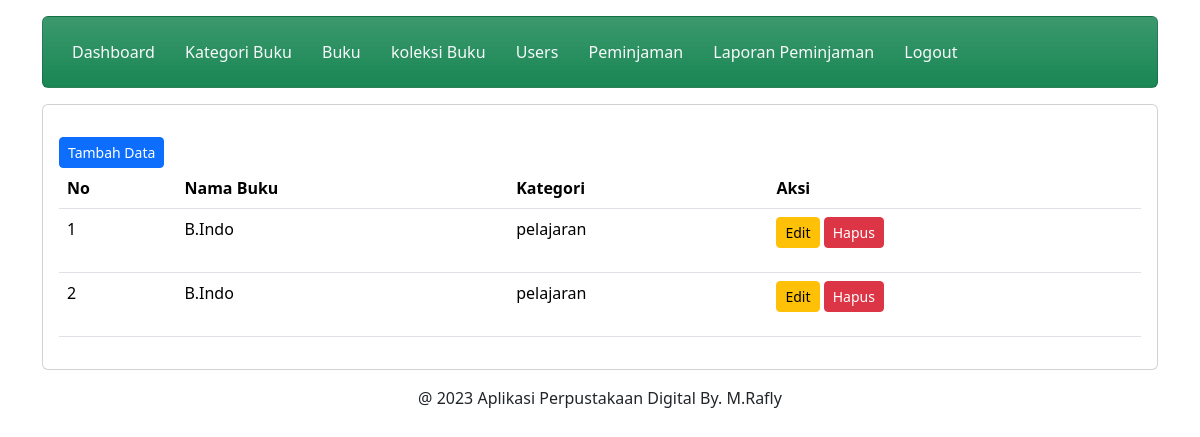
Page /admin/koleksi.php (signed in) on the committed database.
### tables this page shows
CREATE TABLE `kategoribuku_relasi` (
  `KategoriBukuID` int(11) NOT NULL,
  `BukuID` int(11) NOT NULL,
  `KategoriID` int(11) NOT NULL
);

CREATE TABLE `buku` (
  `BukuID` int(11) NOT NULL,
  `Judul` varchar(255) NOT NULL,
  `Penulis` varchar(255) NOT NULL,
  `Penerbit` varchar(255) NOT NULL,
  `TahunTerbit` int(11) NOT NULL
);

CREATE TABLE `kategoribuku` (
  `KategoriID` int(11) NOT NULL,
  `NamaKategori` varchar(255) NOT NULL
);

### admin/koleksi.php (the view, shortened to what this page needs)
<?php
include 'header.php';
include 'navbar.php';
?>
         <div class="content mt-3">
                <div class="card">
                    <div class="card-body">
                            <a href="tambah_koleksi.php" class="btn btn-primary btn-sm mt-3">Tambah Data</a>
                        <table class="table">
                            <thead>
                                <tr>
                                    <th>No</th>
                                    <th>Nama Buku</th>
                                    <th>Kategori</th>
                                    <th>Aksi</th>
                                </tr>
                            </thead>
                            <tbody>
                            <?php
		include '../koneksi.php';
		$no = 1;
		$data = mysqli_query($koneksi,"SELECT *,buku.Judul,kategoribuku.NamaKategori FROM kategoribuku_relasi
                                        INNER JOIN buku ON buku.BukuID=kategoribuku_relasi.BukuID
                                        INNER JOIN kategoribuku ON kategoribuku.KategoriID=kategoribuku_relasi.KategoriID
                                        ORDER BY KategoriBukuID");
		while($d = mysqli_fetch_array($data)){
			?>
                                <tr>
                                    <td><?php echo $no++; ?></td>
                                    <td><?php echo $d['Judul']; ?></td>
                                    <td><?php echo $d['NamaKategori']; ?></td>
                                    <td>
                                        <a href="edit_koleksi.php?KategoriBukuID=<?php echo $d['KategoriBukuID']; ?>" class="btn btn-warning btn-sm mb-3">Edit</a>
                                        <a href="proses_hapus_koleksi.php?KategoriBukuID=<?php echo $d['KategoriBukuID']; ?>" class="btn btn-danger btn-sm mb-3">Hapus</a>
                                    </td>
                                </tr>
                                <?php }
                                ?>
                            </tbody>
                        </table>
                    </div>
                </div>
            </div>
            <?php
            include 'footer.php';
            ?>

### rows in the picture
kategoribuku_relasi: BukuID.Judul "B.Indo", KategoriID.NamaKategori "pelajaran"
kategoribuku_relasi: BukuID.Judul "B.Indo", KategoriID.NamaKategori "pelajaran"
